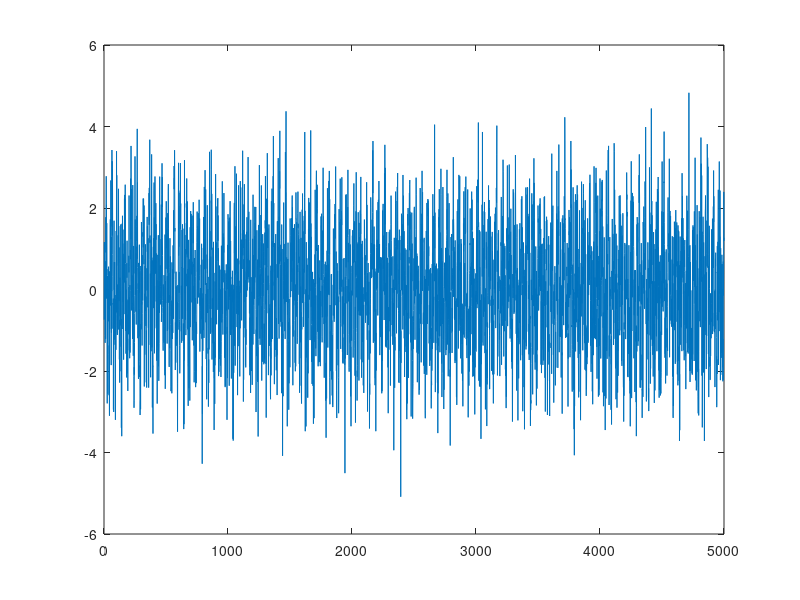
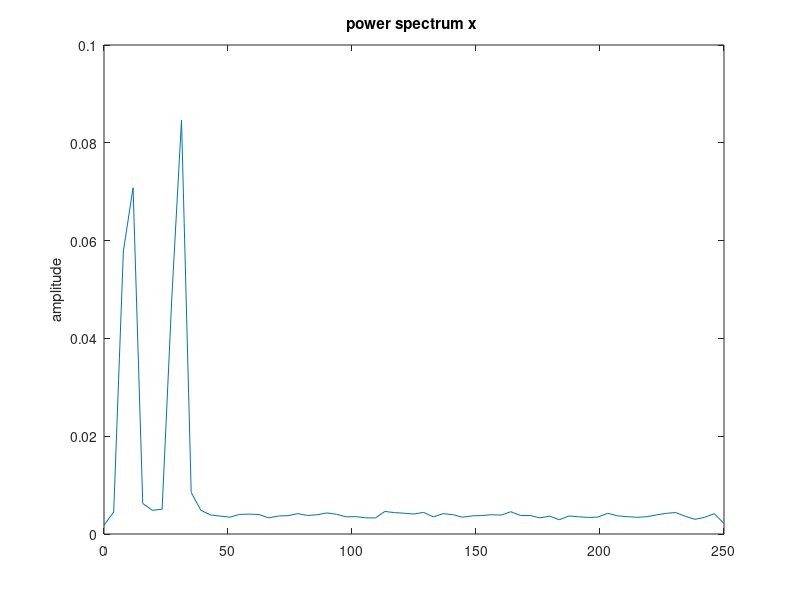

Write MATLAB code to recreate these figures, in order. (Note: this script raises an error after producing the figures.)
%% LFP demo
sFreq = 500;
sig_freq = 10;
sig_freq2 = 30;
dur_sec = 10;
t = 0:1/sFreq:dur_sec;
% create radiance at the freq you want
v = linspace(0,2*pi*sig_freq*dur_sec,sFreq*dur_sec); % 2 pi is the ful cycle 360 degrees
v2 = linspace(0,2*pi*sig_freq2*dur_sec, sFreq*dur_sec); % 2 pi is the ful cycle 360 degrees
LFP = sin(v);
LFP_withnoise = sin(v) + randn(size(v));
LFP_twofreqs = sin(v) + cos(v2) + randn(size(v));

figure
plot(LFP_twofreqs)
figure
pwelch(LFP_twofreqs,[],[],[],sFreq)
hold on
pwelch(LFP_twofreqs,sFreq,sFreq/2,[],sFreq)
